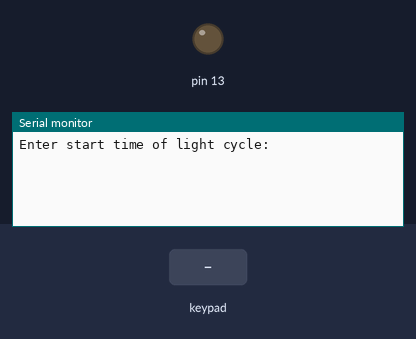
Simulated run of this sketch. Board: Arduino Uno, built with avr-gcc and run on an emulated ATmega328P. Shown: output pins drawn as LEDs (lit = HIGH), the last lines printed to the serial monitor. The test bench sets the inputs (shaded band).

Above: at 1.2 s.
1.3 s: key '1' pressed
At 2.0 s:
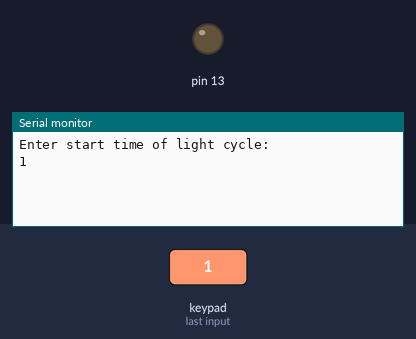
2.8 s: keypad keys 2 3 4 5 # pressed 0.4 s apart
At 5.9 s:
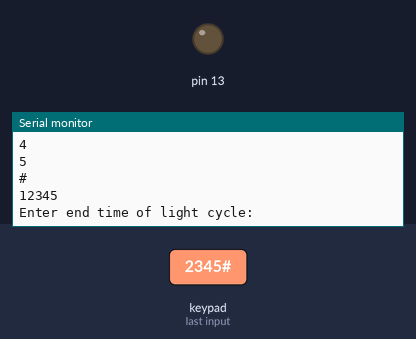
6.3 s: key 'A' pressed
At 6.7 s:
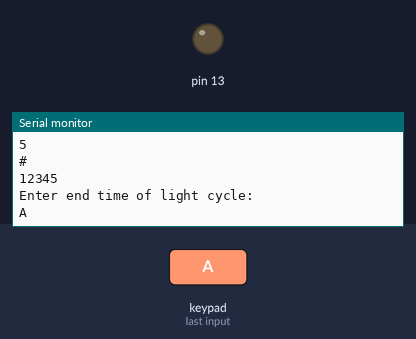
7.8 s: keypad keys 2 3 4 5 * pressed 0.4 s apart
At 10.2 s:
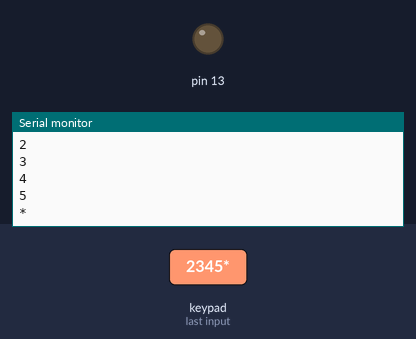
11.3 s: key 'B' pressed
At 11.8 s:
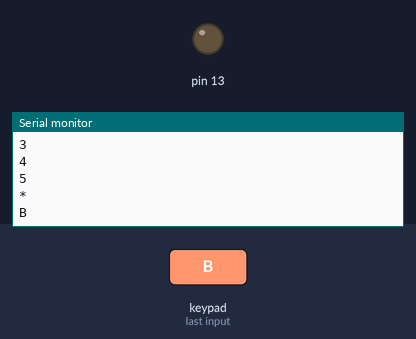
12.8 s: keypad keys 2 3 4 5 D pressed 0.4 s apart
At 15.4 s:
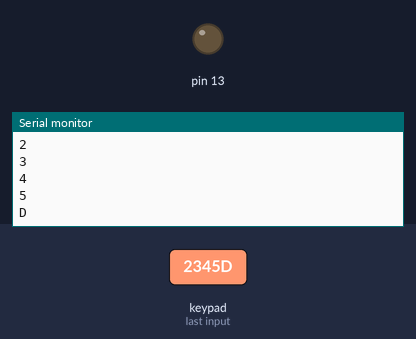
Timing chart, 0 to 16.9 s (numbered marks = the images above; inputs shaded):
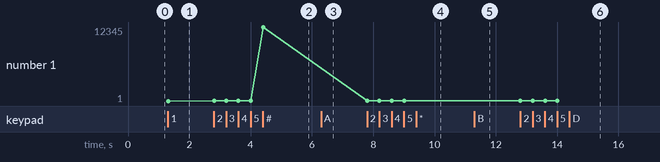

The sketch:

Objective3_light.ino
```cpp
#include <Keypad.h>

const int ROW_NUM = 4;
const int COLUMN_NUM = 4;

char keys[ROW_NUM][COLUMN_NUM] = {
  {'1', '2', '3', 'A'},
  {'4', '5', '6', 'B'},
  {'7', '8', '9', 'C'},
  {'*', '0', '#', 'D'}
};

byte pin_rows[ROW_NUM] = {2, 3, 4, 5};
byte pin_column[COLUMN_NUM] = {6, 7, 8, 9};
Keypad keypad = Keypad( makeKeymap(keys), pin_rows, pin_column, ROW_NUM, COLUMN_NUM );

String inputString;
long stime;
long endtime;
bool light = 0;

void setup() {
  Serial.begin(9600);
  inputString.reserve(6);
  pinMode(13, OUTPUT);

}

void loop() {

  Serial.println("Enter start time of light cycle: ");
  stime = key_to_int();
  Serial.println(stime);
  Serial.println("Enter end time of light cycle:");
  endtime = key_to_int();
  Serial.println(endtime);

  while (1) {
    if (stime < millis()) {
      digitalWrite(13, HIGH);
    }
    if (millis() > endtime) {
      digitalWrite(13, LOW);
      break;
    }
  }
}

long key_to_int() {
  long inputInt;
  while (1) {
    char key = keypad.getKey();

    if (key) {
      Serial.println(key);

      if (key >= '0' && key <= '9') {
        inputString += key;
      } else if (key == '#') {
        if (inputString.length() > 0) {
          inputInt = inputString.toInt();
          inputString = "";
          break;

        }
      } else if (key == '*') {
        inputString = "";
      }
    }
  }
  return inputInt;
}
```

Measured:
- after the input at 1.3 s, the serial monitor: prints a new line at once (image 1)
- after the input at 2.8 s, the serial monitor: prints a new line at once (image 2)
- after the input at 6.3 s, the serial monitor: prints a new line at once (image 3)
- after the input at 7.8 s, the serial monitor: prints a new line at once (image 4)
- after the input at 11.3 s, the serial monitor: prints a new line at once (image 5)
- after the input at 12.8 s, the serial monitor: prints a new line at once (image 6)
- plotted number 1: 1 → 12345 after the input at 2.8 s, 12345 → 5 after the input at 7.8 s
